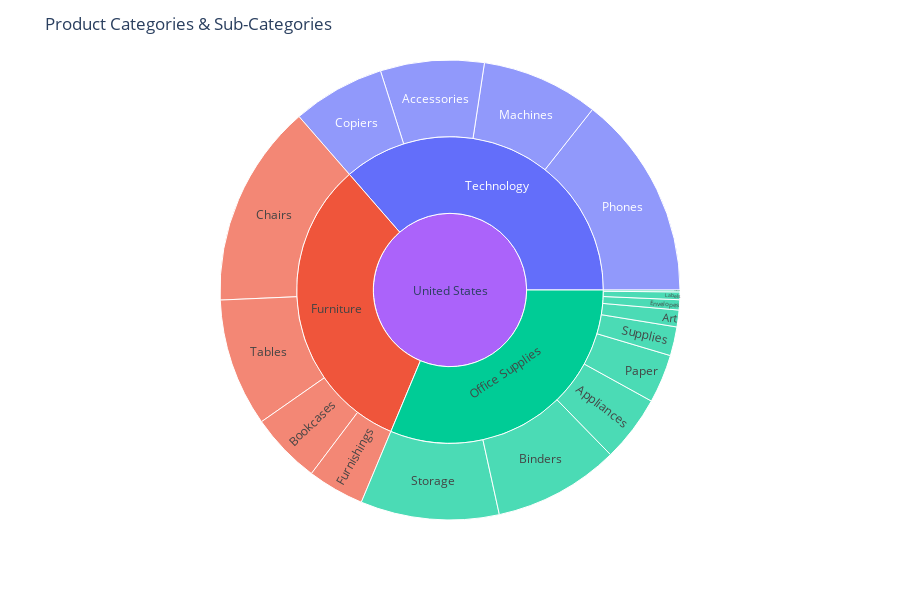

Notebook code cell kept with this figure:
### Markdown cell above
***ANALYZING THE PRODUCTS AT SUB-CATEGORY LEVELS***

### Code cell
fig = px.sunburst(dataset, path=['Country', 'Category','Sub-Category'], values='Sales', color='Category',hover_data=['Sales','Quantity','Profit'])
fig.update_layout(height=600,title_text='Product Categories & Sub-Categories')
fig.show()

### Figure 1 — Plotly figure (JSON) as saved in the notebook; plotly's stock layout.template omitted (floating-point values rounded to 4 significant figures)
{"data": [{"branchvalues": "total", "customdata": [[167400.0, "(?)", "(?)", "Technology"], [328400.0, "(?)", "(?)", "Furniture"], [203400.0, "(?)", "(?)", "Office Supplies"], [12490.0, "(?)", "(?)", "Office Supplies"], [107500.0, "(?)", "(?)", "Office Supplies"], [114900.0, "(?)", "(?)", "Furniture"], [719000.0, "(?)", "(?)", "Office Supplies"], [742000.0, "(?)", "(?)", "Furniture"], [207000.0, "(?)", "(?)", "Furniture"], [46670.0, "(?)", "(?)", "Office Supplies"], [223800.0, "(?)", "(?)", "Office Supplies"], [330000.0, "(?)", "(?)", "Technology"], [78480.0, "(?)", "(?)", "Office Supplies"], [91710.0, "(?)", "(?)", "Furniture"], [3024.0, "(?)", "(?)", "Office Supplies"], [149500.0, "(?)", "(?)", "Technology"], [27120.0, "(?)", "(?)", "Office Supplies"], [2297000.0, "(?)", "(?)", "(?)"], [189200.0, "(?)", "(?)", "Technology"], [836200.0, "(?)", "(?)", "Technology"], [16480.0, "(?)", "(?)", "Office Supplies"]], "domain": {"x": [0, 1], "y": [0, 1]}, "hovertemplate": "labels=%{label}<br>Sales=%{customdata[0]}<br>parent=%{parent}<br>id=%{id}<br>Quantity=%{customdata[1]}<br>Profit=%{customdata[2]}<br>Category=%{customdata[3]}<extra></extra>", "ids": ["United States/Technology/Accessories", "United States/Furniture/Chairs", "United States/Office Supplies/Binders", "United States/Office Supplies/Labels", "United States/Office Supplies/Appliances", "United States/Furniture/Bookcases", "United States/Office Supplies", "United States/Furniture", "United States/Furniture/Tables", "United States/Office Supplies/Supplies", "United States/Office Supplies/Storage", "United States/Technology/Phones", "United States/Office Supplies/Paper", "United States/Furniture/Furnishings", "United States/Office Supplies/Fasteners", "United States/Technology/Copiers", "United States/Office Supplies/Art", "United States", "United States/Technology/Machines", "United States/Technology", "United States/Office Supplies/Envelopes"], "labels": ["Accessories", "Chairs", "Binders", "Labels", "Appliances", "Bookcases", "Office Supplies", "Furniture", "Tables", "Supplies", "Storage", "Phones", "Paper", "Furnishings", "Fasteners", "Copiers", "Art", "United States", "Machines", "Technology", "Envelopes"], "marker": {"colors": ["#636efa", "#EF553B", "#00cc96", "#00cc96", "#00cc96", "#EF553B", "#00cc96", "#EF553B", "#EF553B", "#00cc96", "#00cc96", "#636efa", "#00cc96", "#EF553B", "#00cc96", "#636efa", "#00cc96", "#ab63fa", "#636efa", "#636efa", "#00cc96"]}, "name": "", "parents": ["United States/Technology", "United States/Furniture", "United States/Office Supplies", "United States/Office Supplies", "United States/Office Supplies", "United States/Furniture", "United States", "United States", "United States/Furniture", "United States/Office Supplies", "United States/Office Supplies", "United States/Technology", "United States/Office Supplies", "United States/Furniture", "United States/Office Supplies", "United States/Technology", "United States/Office Supplies", "", "United States/Technology", "United States", "United States/Office Supplies"], "type": "sunburst", "values": [167400.0, 328400.0, 203400.0, 12490.0, 107500.0, 114900.0, 719000.0, 742000.0, 207000.0, 46670.0, 223800.0, 330000.0, 78480.0, 91710.0, 3024.0, 149500.0, 27120.0, 2297000.0, 189200.0, 836200.0, 16480.0]}], "layout": {"height": 600, "legend": {"tracegroupgap": 0}, "margin": {"t": 60}, "title": {"text": "Product Categories & Sub-Categories"}}}
